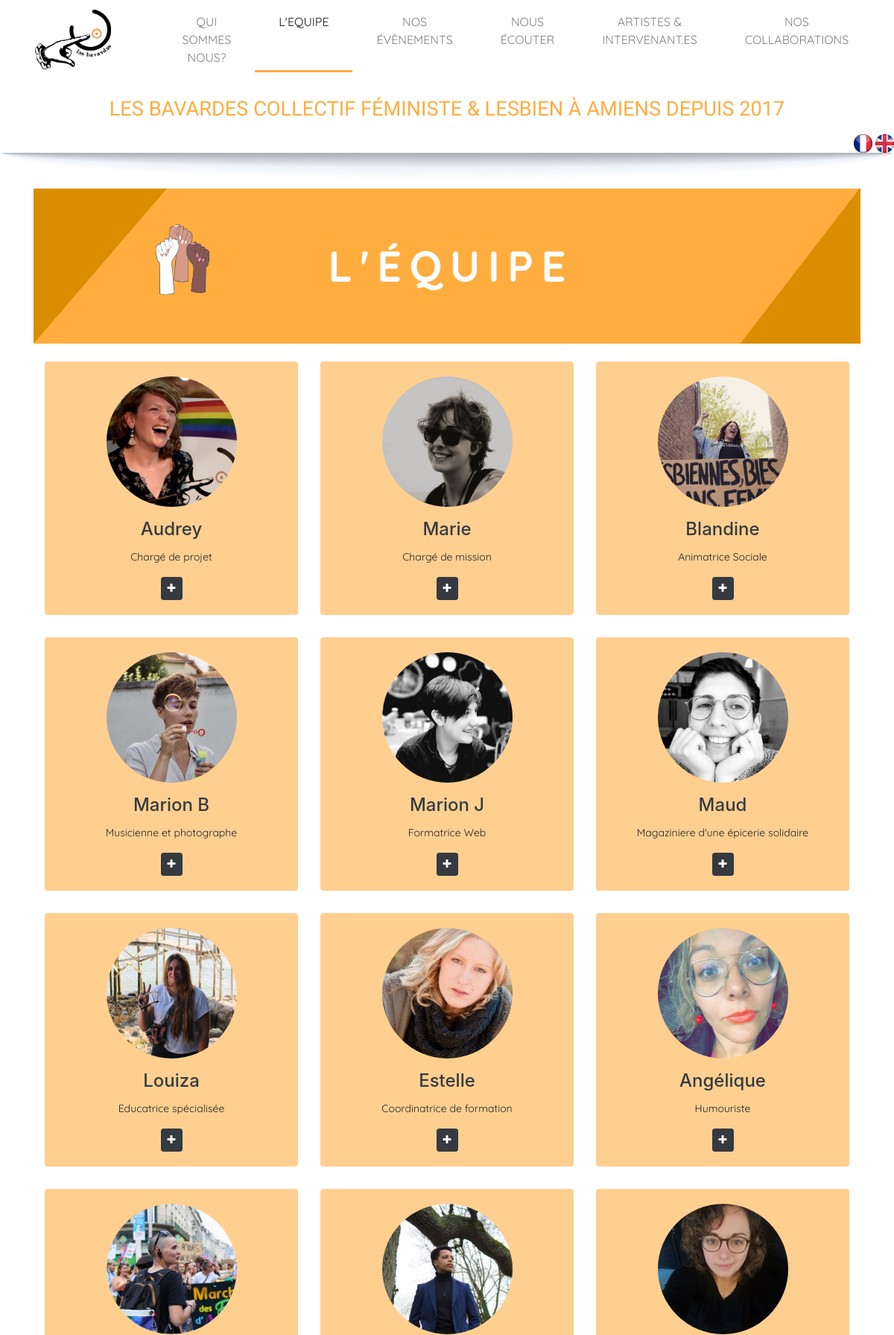
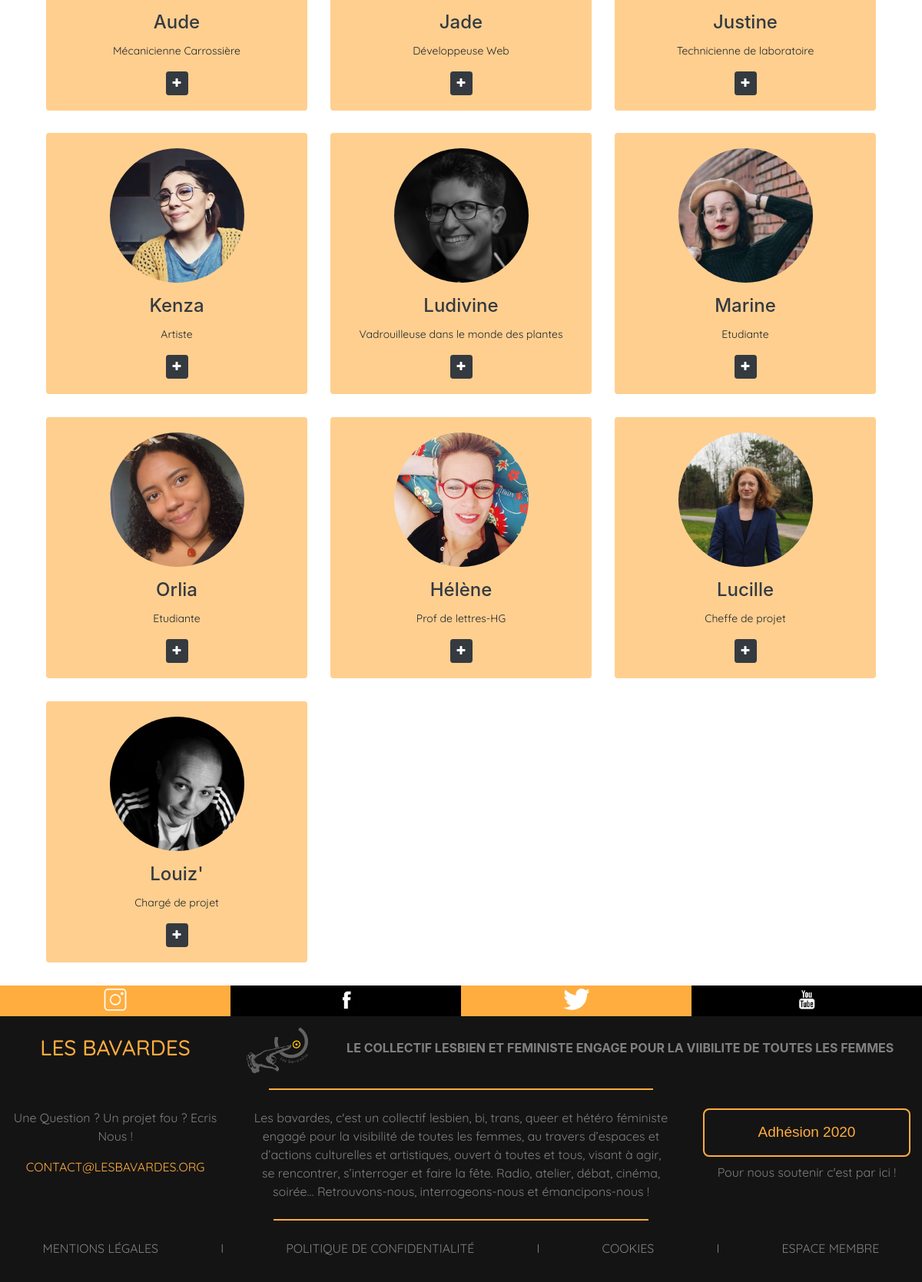
/Team/index/fr, run on the app's committed database (2 pictures, top to bottom).
### tables this page shows
CREATE TABLE IF NOT EXISTS `team` (
  `team_id` int(11) NOT NULL AUTO_INCREMENT,
  `team_name` varchar(50) NOT NULL,
  `team_title` varchar(100) NOT NULL,
  `team_description` varchar(2000) NOT NULL,
  `file_name` varchar(100) NOT NULL,
  PRIMARY KEY (`team_id`)
);

### application/controllers/Team.php (called while the page is built, shortened)
<?php
 class Team extends CI_Controller {
      function __construct() {
          $this->load->model('Team_Model');
          $this->load->helper('form');
          $this->load->library('form_validation');
      }
function index($lang = ''){
        $data = array();
        $data['team'] = $this->Team_Model->getRowsTeam();
        $data['ma_pages'] = 'index_team';
             $this->lang->load('content', $lang == ''?'fr':$lang);
             $data['controller'] = 'team';
             $data['function'] = 'index';
             $data['lang'] = $this->lang->line('lang');
             $data['header_acc'] = $this->lang->line('header_acc');
             $data['header_about'] = $this->lang->line('header_about');
             $data['header_team'] = $this->lang->line('header_team');
             $data['header_act'] = $this->lang->line('header_act');
             $data['header_event'] = $this->lang->line('header_event');
             $data['header_col'] = $this->lang->line('header_col');
             $data['header_ppl'] = $this->lang->line('header_ppl');
             $data['header_presse'] = $this->lang->line('header_presse');
             $data['header_pod'] = $this->lang->line('header_pod');
             $data['header_titre'] = $this->lang->line('header_titre');
             $data['footer_line1'] = $this->lang->line('footer_line1');
             $data['footer_line2'] = $this->lang->line('footer_line2');
             $data['footer_body_text'] = $this->lang->line('footer_body_text');
                 $data['footer_button_support'] = $this->lang->line('footer_button_support');
             $data['footer_line3'] = $this->lang->line('footer_line3');
             $data['footer_mentions'] = $this->lang->line('footer_mentions');
             $data['footer_rgpd'] = $this->lang->line('footer_rgpd');
             $data['footer_esmem'] = $this->lang->line('footer_esmem');
                $data['footer_user_acc'] = $this->lang->line('footer_user_acc');
                $data['footer_login'] = $this->lang->line('footer_login');
                $data['footer_reg'] = $this->lang->line('footer_reg');
        $this->load->view('templates/header', $data);
        $this->load->view('team/index', $data);
        $this->load->view('templates/footer', $data);
    }
}
 ?>

### index.php (called while the page is built, shortened)
<?php
require_once BASEPATH.'core/CodeIgniter.php';

### application/models/Team_Model.php (called while the page is built, shortened)
<?php
 class Team_Model extends CI_Model
 {
      function __construct() {
          $this->table = 'team';
      }
      public function getRowsTeam($params = array()){
          $this->db->select('*');
          $this->db->from($this->table);
                    if(array_key_exists("team_id", $params)){
                        $this->db->where('team_id', $params['team_id']);
                        $query = $this->db->get();
                        $result = $query->row_array();
                    }else{
                        if(array_key_exists("start",$params) && array_key_exists("limit",$params)){
                            $this->db->limit($params['limit'],$params['start']);
                        }elseif(!array_key_exists("start",$params) && array_key_exists("limit",$params)){
                            $this->db->limit($params['limit']);
                        } else {
                            $query = $this->db->get();
                            $result = ($query->num_rows() > 0)?$query->result_array():FALSE;
                        }
                    }
          return $result;
      }
 }
 ?>

### application/views/team/index.php (the view, shortened to what this page needs)
<div class="row m-0">
  <div class="col-lg-12 ombre pt-5 ">
    <section id="team" class="">
      <div class="container">
        <div class="row m-0">
          <div class="col-md-12 pb-2">
            <div class="row">
              <img src="<?php echo base_url(); ?>assets\img\banniere\staff.png"
                alt="banniere l'équipe pour décrire les bénévoles bavardes, leurs origines et leurs actions "
                class="img-fluid pb-3">
            </div>
          </div>
        </div>
        <div class="row m-0">
        <?php if(!empty($team)){
                    foreach($team as $row){
                ?>
          <div class="col-12 col-xs-12 col-lg-6 col-xl-4">
            <div class="image-flip" ontouchstart="this.classList.toggle('hover');">
              <div class="mainflip">
                <div class="frontside">
                  <div class="card">
                    <div class="card-body text-center">
                      <p><img class="img-fluid" src="<?php echo base_url().'uploads/team_img/'.$row['file_name'] ?>" alt="Photo d'une Bavardes">
                      </p>
                      <h4 class="card-title"><?php echo ucfirst($row['team_name']); ?></h4>
                      <p class="card-text"><?php echo ucfirst($row['team_title']); ?></p>
                      <a href="#" class="btn btn-primary btn-sm"><i class="fa fa-plus"></i></a>
                    </div>
                  </div>
                </div>
                <div class="backside">
                  <div class="card">
                    <div class="card-body text-center mt-4">
                      <h4 class="card-title"><?php echo $row['team_name']; ?></h4>
                      <p class="card-text">
                      </p>
                    </div>
                  </div>
                </div>
              </div>
            </div>
          </div>
          <?php }
          } ?>
        </div>
      </div>
    </section>
  </div>
</div>

### data on the page
team: file_name (picture), team_name "Audrey", team_title "Chargé de projet"
team: file_name (picture), team_name "Marie", team_title "Chargé de mission"
team: file_name (picture), team_name "Blandine", team_title "Animatrice Sociale"
team: file_name (picture), team_name "Marion B", team_title "Musicienne et photographe"
team: file_name (picture), team_name "Marion J", team_title "Formatrice Web"
team: file_name (picture), team_name "Maud", team_title "Magaziniere d'une épicerie solidaire"
team: file_name (picture), team_name "Louiza", team_title "Educatrice spécialisée"
team: file_name (picture), team_name "Estelle", team_title "Coordinatrice de formation"
team: file_name (picture), team_name "Angélique", team_title "Humouriste"
team: file_name (picture), team_name "Aude", team_title "Mécanicienne Carrossière"
team: file_name (picture), team_name "Jade", team_title "Développeuse Web"
team: file_name (picture), team_name "Justine", team_title "Technicienne de laboratoire"
team: file_name (picture), team_name "Kenza", team_title "Artiste"
team: file_name (picture), team_name "Ludivine", team_title "Vadrouilleuse dans le monde des plantes"
team: file_name (picture), team_name "Marine", team_title "Etudiante"
team: file_name (picture), team_name "Orlia", team_title "Etudiante"
team: file_name (picture), team_name "Hélène", team_title "Prof de lettres-HG"
team: file_name (picture), team_name "Lucille", team_title "Cheffe de projet"
team: file_name (picture), team_name "Louiz'", team_title "Chargé de projet"

### other printed values
$header_about "QUI SOMMES NOUS?"
$header_team "L'EQUIPE"
$header_event "NOS ÉVÈNEMENTS"
$header_pod "NOUS ÉCOUTER"
$header_ppl "ARTISTES & INTERVENANT.ES"
$header_col "NOS COLLABORATIONS"
$header_titre "LES BAVARDES COLLECTIF FÉMINISTE & LESBIEN À AMIENS DEPUIS 2017"
$footer_line1 "LE COLLECTIF LESBIEN ET FEMINISTE ENGAGE POUR LA VIIBILITE DE TOUTES LES FEMMES"
$footer_line2 "Une Question ? Un projet fou ? Ecris Nous !"
$footer_button_support "Adhésion 2020"
$footer_line3 "Pour nous soutenir c'est par ici !"
$footer_mentions "MENTIONS LÉGALES"
$footer_rgpd "POLITIQUE DE CONFIDENTIALITÉ"
$footer_esmem "ESPACE MEMBRE"
